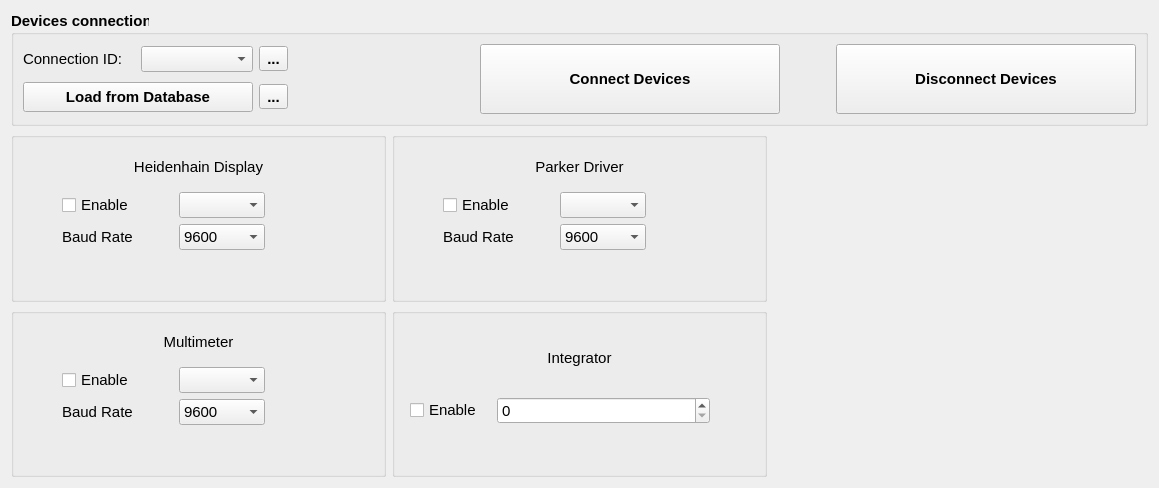
<?xml version="1.0" encoding="UTF-8"?>
<ui version="4.0">
 <class>wg_connection</class>
 <widget class="QWidget" name="wg_connection">
  <property name="geometry">
   <rect>
    <x>0</x>
    <y>0</y>
    <width>1159</width>
    <height>488</height>
   </rect>
  </property>
  <property name="font">
   <font>
    <pointsize>11</pointsize>
   </font>
  </property>
  <property name="windowTitle">
   <string>Connection</string>
  </property>
  <layout class="QGridLayout" name="gridLayout">
   <item row="0" column="0" colspan="3">
    <widget class="QGroupBox" name="groupBox_7">
     <property name="sizePolicy">
      <sizepolicy hsizetype="Preferred" vsizetype="Maximum">
       <horstretch>0</horstretch>
       <verstretch>0</verstretch>
      </sizepolicy>
     </property>
     <property name="font">
      <font>
       <weight>75</weight>
       <bold>true</bold>
      </font>
     </property>
     <property name="title">
      <string>Devices connection</string>
     </property>
     <layout class="QGridLayout" name="gridLayout_10">
      <item row="0" column="0" colspan="2">
       <layout class="QHBoxLayout" name="horizontalLayout_2">
        <item>
         <widget class="QLabel" name="label_5">
          <property name="font">
           <font>
            <weight>50</weight>
            <bold>false</bold>
           </font>
          </property>
          <property name="text">
           <string>Connection ID:</string>
          </property>
         </widget>
        </item>
        <item>
         <widget class="QComboBox" name="cmb_idn">
          <property name="font">
           <font>
            <weight>50</weight>
            <bold>false</bold>
           </font>
          </property>
         </widget>
        </item>
        <item>
         <widget class="QToolButton" name="tbt_update_idn">
          <property name="text">
           <string>...</string>
          </property>
          <property name="icon">
           <iconset>
            <normaloff>../../resources/img/refresh.svg</normaloff>../../resources/img/refresh.svg</iconset>
          </property>
          <property name="iconSize">
           <size>
            <width>24</width>
            <height>24</height>
           </size>
          </property>
         </widget>
        </item>
       </layout>
      </item>
      <item row="0" column="6">
       <spacer name="horizontalSpacer_2">
        <property name="orientation">
         <enum>Qt::Horizontal</enum>
        </property>
        <property name="sizeType">
         <enum>QSizePolicy::Fixed</enum>
        </property>
        <property name="sizeHint" stdset="0">
         <size>
          <width>50</width>
          <height>20</height>
         </size>
        </property>
       </spacer>
      </item>
      <item row="0" column="4">
       <spacer name="horizontalSpacer_3">
        <property name="orientation">
         <enum>Qt::Horizontal</enum>
        </property>
        <property name="sizeHint" stdset="0">
         <size>
          <width>40</width>
          <height>20</height>
         </size>
        </property>
       </spacer>
      </item>
      <item row="0" column="7" rowspan="2">
       <widget class="QPushButton" name="pbt_disconnect">
        <property name="minimumSize">
         <size>
          <width>300</width>
          <height>70</height>
         </size>
        </property>
        <property name="font">
         <font>
          <weight>75</weight>
          <bold>true</bold>
         </font>
        </property>
        <property name="text">
         <string>Disconnect Devices</string>
        </property>
       </widget>
      </item>
      <item row="1" column="1">
       <widget class="QToolButton" name="tbt_save_db">
        <property name="text">
         <string>...</string>
        </property>
        <property name="icon">
         <iconset>
          <normaloff>../../resources/img/database_plus.svg</normaloff>../../resources/img/database_plus.svg</iconset>
        </property>
        <property name="iconSize">
         <size>
          <width>24</width>
          <height>24</height>
         </size>
        </property>
       </widget>
      </item>
      <item row="0" column="5" rowspan="2">
       <widget class="QPushButton" name="pbt_connect">
        <property name="minimumSize">
         <size>
          <width>300</width>
          <height>70</height>
         </size>
        </property>
        <property name="font">
         <font>
          <weight>75</weight>
          <bold>true</bold>
         </font>
        </property>
        <property name="text">
         <string>Connect Devices</string>
        </property>
       </widget>
      </item>
      <item row="1" column="0">
       <widget class="QPushButton" name="pbt_load_db">
        <property name="minimumSize">
         <size>
          <width>230</width>
          <height>30</height>
         </size>
        </property>
        <property name="maximumSize">
         <size>
          <width>250</width>
          <height>16777215</height>
         </size>
        </property>
        <property name="text">
         <string>Load from Database</string>
        </property>
       </widget>
      </item>
     </layout>
    </widget>
   </item>
   <item row="1" column="0">
    <widget class="QGroupBox" name="groupBox_6">
     <property name="enabled">
      <bool>true</bool>
     </property>
     <property name="title">
      <string/>
     </property>
     <layout class="QVBoxLayout" name="verticalLayout_4">
      <property name="leftMargin">
       <number>9</number>
      </property>
      <property name="rightMargin">
       <number>9</number>
      </property>
      <item>
       <widget class="QLabel" name="label_14">
        <property name="text">
         <string>Heidenhain Display</string>
        </property>
        <property name="alignment">
         <set>Qt::AlignCenter</set>
        </property>
       </widget>
      </item>
      <item>
       <layout class="QGridLayout" name="gridLayout_7">
        <item row="0" column="0">
         <widget class="QCheckBox" name="chb_display_enable">
          <property name="sizePolicy">
           <sizepolicy hsizetype="Maximum" vsizetype="Preferred">
            <horstretch>0</horstretch>
            <verstretch>0</verstretch>
           </sizepolicy>
          </property>
          <property name="text">
           <string>Enable</string>
          </property>
         </widget>
        </item>
        <item row="1" column="1">
         <widget class="QComboBox" name="cmb_display_baudrate">
          <property name="sizePolicy">
           <sizepolicy hsizetype="Preferred" vsizetype="Preferred">
            <horstretch>0</horstretch>
            <verstretch>0</verstretch>
           </sizepolicy>
          </property>
          <property name="currentIndex">
           <number>5</number>
          </property>
          <item>
           <property name="text">
            <string>300</string>
           </property>
          </item>
          <item>
           <property name="text">
            <string>600</string>
           </property>
          </item>
          <item>
           <property name="text">
            <string>1200</string>
           </property>
          </item>
          <item>
           <property name="text">
            <string>2400</string>
           </property>
          </item>
          <item>
           <property name="text">
            <string>4800</string>
           </property>
          </item>
          <item>
           <property name="text">
            <string>9600</string>
           </property>
          </item>
          <item>
           <property name="text">
            <string>19200</string>
           </property>
          </item>
         </widget>
        </item>
        <item row="0" column="1">
         <widget class="QComboBox" name="cmb_display_port">
          <property name="sizePolicy">
           <sizepolicy hsizetype="Maximum" vsizetype="Preferred">
            <horstretch>0</horstretch>
            <verstretch>0</verstretch>
           </sizepolicy>
          </property>
         </widget>
        </item>
        <item row="0" column="2">
         <widget class="QLabel" name="la_display_led">
          <property name="enabled">
           <bool>false</bool>
          </property>
          <property name="sizePolicy">
           <sizepolicy hsizetype="Fixed" vsizetype="Fixed">
            <horstretch>0</horstretch>
            <verstretch>0</verstretch>
           </sizepolicy>
          </property>
          <property name="minimumSize">
           <size>
            <width>0</width>
            <height>0</height>
           </size>
          </property>
          <property name="maximumSize">
           <size>
            <width>24</width>
            <height>24</height>
           </size>
          </property>
          <property name="text">
           <string/>
          </property>
          <property name="pixmap">
           <pixmap>../../resources/img/green_light.png</pixmap>
          </property>
          <property name="scaledContents">
           <bool>true</bool>
          </property>
          <property name="alignment">
           <set>Qt::AlignCenter</set>
          </property>
         </widget>
        </item>
        <item row="1" column="0">
         <widget class="QLabel" name="label_17">
          <property name="sizePolicy">
           <sizepolicy hsizetype="Maximum" vsizetype="Preferred">
            <horstretch>0</horstretch>
            <verstretch>0</verstretch>
           </sizepolicy>
          </property>
          <property name="text">
           <string>Baud Rate</string>
          </property>
         </widget>
        </item>
       </layout>
      </item>
      <item>
       <spacer name="verticalSpacer_3">
        <property name="orientation">
         <enum>Qt::Vertical</enum>
        </property>
        <property name="sizeType">
         <enum>QSizePolicy::Fixed</enum>
        </property>
        <property name="sizeHint" stdset="0">
         <size>
          <width>20</width>
          <height>40</height>
         </size>
        </property>
       </spacer>
      </item>
     </layout>
    </widget>
   </item>
   <item row="1" column="1">
    <widget class="QGroupBox" name="groupBox_8">
     <property name="enabled">
      <bool>true</bool>
     </property>
     <property name="title">
      <string/>
     </property>
     <layout class="QVBoxLayout" name="verticalLayout_5">
      <property name="leftMargin">
       <number>9</number>
      </property>
      <property name="rightMargin">
       <number>9</number>
      </property>
      <item>
       <widget class="QLabel" name="label_15">
        <property name="text">
         <string>Parker Driver</string>
        </property>
        <property name="alignment">
         <set>Qt::AlignCenter</set>
        </property>
       </widget>
      </item>
      <item>
       <layout class="QGridLayout" name="gridLayout_8">
        <item row="1" column="1">
         <widget class="QComboBox" name="cmb_driver_baudrate">
          <property name="sizePolicy">
           <sizepolicy hsizetype="Preferred" vsizetype="Preferred">
            <horstretch>0</horstretch>
            <verstretch>0</verstretch>
           </sizepolicy>
          </property>
          <property name="currentIndex">
           <number>5</number>
          </property>
          <item>
           <property name="text">
            <string>300</string>
           </property>
          </item>
          <item>
           <property name="text">
            <string>600</string>
           </property>
          </item>
          <item>
           <property name="text">
            <string>1200</string>
           </property>
          </item>
          <item>
           <property name="text">
            <string>2400</string>
           </property>
          </item>
          <item>
           <property name="text">
            <string>4800</string>
           </property>
          </item>
          <item>
           <property name="text">
            <string>9600</string>
           </property>
          </item>
          <item>
           <property name="text">
            <string>19200</string>
           </property>
          </item>
         </widget>
        </item>
        <item row="0" column="0">
         <widget class="QCheckBox" name="chb_driver_enable">
          <property name="sizePolicy">
           <sizepolicy hsizetype="Maximum" vsizetype="Preferred">
            <horstretch>0</horstretch>
            <verstretch>0</verstretch>
           </sizepolicy>
          </property>
          <property name="text">
           <string>Enable</string>
          </property>
         </widget>
        </item>
        <item row="1" column="0">
         <widget class="QLabel" name="label_18">
          <property name="sizePolicy">
           <sizepolicy hsizetype="Maximum" vsizetype="Preferred">
            <horstretch>0</horstretch>
            <verstretch>0</verstretch>
           </sizepolicy>
          </property>
          <property name="text">
           <string>Baud Rate</string>
          </property>
         </widget>
        </item>
        <item row="0" column="1">
         <widget class="QComboBox" name="cmb_driver_port">
          <property name="sizePolicy">
           <sizepolicy hsizetype="Maximum" vsizetype="Preferred">
            <horstretch>0</horstretch>
            <verstretch>0</verstretch>
           </sizepolicy>
          </property>
         </widget>
        </item>
        <item row="0" column="2">
         <widget class="QLabel" name="la_driver_led">
          <property name="enabled">
           <bool>false</bool>
          </property>
          <property name="sizePolicy">
           <sizepolicy hsizetype="Fixed" vsizetype="Fixed">
            <horstretch>0</horstretch>
            <verstretch>0</verstretch>
           </sizepolicy>
          </property>
          <property name="minimumSize">
           <size>
            <width>0</width>
            <height>0</height>
           </size>
          </property>
          <property name="maximumSize">
           <size>
            <width>24</width>
            <height>24</height>
           </size>
          </property>
          <property name="text">
           <string/>
          </property>
          <property name="pixmap">
           <pixmap>../../resources/img/green_light.png</pixmap>
          </property>
          <property name="scaledContents">
           <bool>true</bool>
          </property>
          <property name="alignment">
           <set>Qt::AlignCenter</set>
          </property>
         </widget>
        </item>
       </layout>
      </item>
      <item>
       <spacer name="verticalSpacer_4">
        <property name="orientation">
         <enum>Qt::Vertical</enum>
        </property>
        <property name="sizeType">
         <enum>QSizePolicy::Fixed</enum>
        </property>
        <property name="sizeHint" stdset="0">
         <size>
          <width>20</width>
          <height>40</height>
         </size>
        </property>
       </spacer>
      </item>
     </layout>
    </widget>
   </item>
   <item row="1" column="2" rowspan="2">
    <widget class="QLabel" name="label">
     <property name="text">
      <string/>
     </property>
     <property name="pixmap">
      <pixmap>../../resources/img/helmholtz.jpg</pixmap>
     </property>
    </widget>
   </item>
   <item row="2" column="0">
    <widget class="QGroupBox" name="groupBox_5">
     <property name="enabled">
      <bool>true</bool>
     </property>
     <property name="title">
      <string/>
     </property>
     <layout class="QVBoxLayout" name="verticalLayout_3">
      <property name="leftMargin">
       <number>9</number>
      </property>
      <property name="rightMargin">
       <number>9</number>
      </property>
      <item>
       <widget class="QLabel" name="label_13">
        <property name="text">
         <string>Multimeter</string>
        </property>
        <property name="alignment">
         <set>Qt::AlignCenter</set>
        </property>
       </widget>
      </item>
      <item>
       <layout class="QGridLayout" name="gridLayout_5">
        <item row="0" column="1">
         <widget class="QComboBox" name="cmb_multimeter_port">
          <property name="sizePolicy">
           <sizepolicy hsizetype="Maximum" vsizetype="Preferred">
            <horstretch>0</horstretch>
            <verstretch>0</verstretch>
           </sizepolicy>
          </property>
         </widget>
        </item>
        <item row="1" column="0">
         <widget class="QLabel" name="label_16">
          <property name="sizePolicy">
           <sizepolicy hsizetype="Maximum" vsizetype="Preferred">
            <horstretch>0</horstretch>
            <verstretch>0</verstretch>
           </sizepolicy>
          </property>
          <property name="text">
           <string>Baud Rate</string>
          </property>
         </widget>
        </item>
        <item row="1" column="1">
         <widget class="QComboBox" name="cmb_multimeter_baudrate">
          <property name="sizePolicy">
           <sizepolicy hsizetype="Preferred" vsizetype="Preferred">
            <horstretch>0</horstretch>
            <verstretch>0</verstretch>
           </sizepolicy>
          </property>
          <property name="currentIndex">
           <number>5</number>
          </property>
          <item>
           <property name="text">
            <string>300</string>
           </property>
          </item>
          <item>
           <property name="text">
            <string>600</string>
           </property>
          </item>
          <item>
           <property name="text">
            <string>1200</string>
           </property>
          </item>
          <item>
           <property name="text">
            <string>2400</string>
           </property>
          </item>
          <item>
           <property name="text">
            <string>4800</string>
           </property>
          </item>
          <item>
           <property name="text">
            <string>9600</string>
           </property>
          </item>
          <item>
           <property name="text">
            <string>19200</string>
           </property>
          </item>
         </widget>
        </item>
        <item row="0" column="2">
         <widget class="QLabel" name="la_multimeter_led">
          <property name="enabled">
           <bool>false</bool>
          </property>
          <property name="sizePolicy">
           <sizepolicy hsizetype="Fixed" vsizetype="Fixed">
            <horstretch>0</horstretch>
            <verstretch>0</verstretch>
           </sizepolicy>
          </property>
          <property name="minimumSize">
           <size>
            <width>0</width>
            <height>0</height>
           </size>
          </property>
          <property name="maximumSize">
           <size>
            <width>24</width>
            <height>24</height>
           </size>
          </property>
          <property name="text">
           <string/>
          </property>
          <property name="pixmap">
           <pixmap>../../resources/img/green_light.png</pixmap>
          </property>
          <property name="scaledContents">
           <bool>true</bool>
          </property>
          <property name="alignment">
           <set>Qt::AlignCenter</set>
          </property>
         </widget>
        </item>
        <item row="0" column="0">
         <widget class="QCheckBox" name="chb_multimeter_enable">
          <property name="sizePolicy">
           <sizepolicy hsizetype="Maximum" vsizetype="Preferred">
            <horstretch>0</horstretch>
            <verstretch>0</verstretch>
           </sizepolicy>
          </property>
          <property name="text">
           <string>Enable</string>
          </property>
         </widget>
        </item>
        <item row="2" column="1">
         <spacer name="verticalSpacer_2">
          <property name="orientation">
           <enum>Qt::Vertical</enum>
          </property>
          <property name="sizeType">
           <enum>QSizePolicy::Fixed</enum>
          </property>
          <property name="sizeHint" stdset="0">
           <size>
            <width>20</width>
            <height>40</height>
           </size>
          </property>
         </spacer>
        </item>
       </layout>
      </item>
     </layout>
    </widget>
   </item>
   <item row="2" column="1">
    <widget class="QGroupBox" name="groupBox_2">
     <property name="sizePolicy">
      <sizepolicy hsizetype="Preferred" vsizetype="Preferred">
       <horstretch>0</horstretch>
       <verstretch>0</verstretch>
      </sizepolicy>
     </property>
     <property name="minimumSize">
      <size>
       <width>230</width>
       <height>0</height>
      </size>
     </property>
     <property name="title">
      <string/>
     </property>
     <layout class="QGridLayout" name="gridLayout_6">
      <property name="leftMargin">
       <number>15</number>
      </property>
      <property name="topMargin">
       <number>10</number>
      </property>
      <property name="rightMargin">
       <number>15</number>
      </property>
      <property name="bottomMargin">
       <number>10</number>
      </property>
      <item row="0" column="0">
       <widget class="QLabel" name="label_6">
        <property name="text">
         <string>Integrator</string>
        </property>
        <property name="alignment">
         <set>Qt::AlignCenter</set>
        </property>
       </widget>
      </item>
      <item row="1" column="0">
       <layout class="QGridLayout" name="gridLayout_2">
        <property name="spacing">
         <number>15</number>
        </property>
        <item row="0" column="2" alignment="Qt::AlignVCenter">
         <widget class="QLabel" name="la_integrator_led">
          <property name="enabled">
           <bool>false</bool>
          </property>
          <property name="sizePolicy">
           <sizepolicy hsizetype="Fixed" vsizetype="Fixed">
            <horstretch>0</horstretch>
            <verstretch>0</verstretch>
           </sizepolicy>
          </property>
          <property name="minimumSize">
           <size>
            <width>0</width>
            <height>0</height>
           </size>
          </property>
          <property name="maximumSize">
           <size>
            <width>24</width>
            <height>24</height>
           </size>
          </property>
          <property name="text">
           <string/>
          </property>
          <property name="pixmap">
           <pixmap>../../resources/img/green_light.png</pixmap>
          </property>
          <property name="scaledContents">
           <bool>true</bool>
          </property>
         </widget>
        </item>
        <item row="0" column="0">
         <widget class="QCheckBox" name="chb_integrator_enable">
          <property name="sizePolicy">
           <sizepolicy hsizetype="Maximum" vsizetype="Fixed">
            <horstretch>0</horstretch>
            <verstretch>0</verstretch>
           </sizepolicy>
          </property>
          <property name="text">
           <string>Enable</string>
          </property>
         </widget>
        </item>
        <item row="0" column="1">
         <widget class="QSpinBox" name="sb_integrator_address">
          <property name="sizePolicy">
           <sizepolicy hsizetype="Preferred" vsizetype="Fixed">
            <horstretch>0</horstretch>
            <verstretch>0</verstretch>
           </sizepolicy>
          </property>
         </widget>
        </item>
       </layout>
      </item>
      <item row="2" column="0">
       <spacer name="verticalSpacer">
        <property name="orientation">
         <enum>Qt::Vertical</enum>
        </property>
        <property name="sizeType">
         <enum>QSizePolicy::Fixed</enum>
        </property>
        <property name="sizeHint" stdset="0">
         <size>
          <width>20</width>
          <height>40</height>
         </size>
        </property>
       </spacer>
      </item>
     </layout>
     <zorder></zorder>
     <zorder>label_6</zorder>
     <zorder>verticalSpacer</zorder>
    </widget>
   </item>
  </layout>
 </widget>
 <tabstops>
  <tabstop>cmb_idn</tabstop>
  <tabstop>tbt_update_idn</tabstop>
  <tabstop>pbt_load_db</tabstop>
  <tabstop>tbt_save_db</tabstop>
  <tabstop>pbt_connect</tabstop>
  <tabstop>pbt_disconnect</tabstop>
  <tabstop>chb_integrator_enable</tabstop>
  <tabstop>sb_integrator_address</tabstop>
  <tabstop>chb_multimeter_enable</tabstop>
  <tabstop>cmb_multimeter_port</tabstop>
  <tabstop>cmb_multimeter_baudrate</tabstop>
 </tabstops>
 <resources/>
 <connections/>
</ui>
